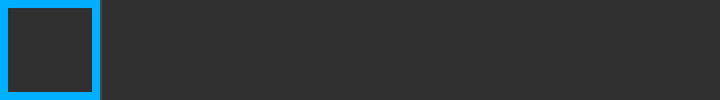
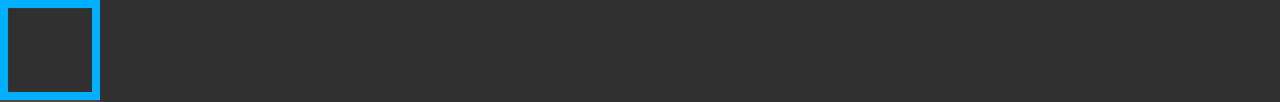

First picture: res/layout/ on a phone held upright. Second picture: the repository's own variant of that layout, on a device whose configuration matches the variant's folder. Source for both follows.
<!-- AndroidManifest.xml: application theme AppTheme -->
<!-- res/layout/avatar_creating_face_parts_list_item.xml -->
<?xml version="1.0" encoding="utf-8"?>
<LinearLayout xmlns:android="http://schemas.android.com/apk/res/android"
    android:layout_width="wrap_content"
    android:layout_height="wrap_content"
    android:orientation="horizontal" >

    <FrameLayout
        android:id="@+id/avatar_creating_face_parts_list_item_panel"
        android:layout_width="50dp"
        android:layout_height="50dp"
        android:clickable="true" >

        <ImageView
            android:id="@+id/avatar_creating_face_parts_list_item_imageView"
            android:layout_width="match_parent"
            android:layout_height="match_parent"
            android:padding="4dp" />

        <View
            android:id="@+id/avatar_creating_face_parts_list_item_border"
            android:layout_width="match_parent"
            android:layout_height="match_parent"
            android:background="@drawable/avatar_creating_part_border" />
    </FrameLayout>

    <View
        android:id="@+id/avatar_creating_face_parts_list_item_divider"
        style="@style/AvatarCreatingPartsViewDivider"
        android:layout_height="match_parent" />

</LinearLayout>
<!-- resources referenced by this layout -->
<resources>
  <!-- drawable avatar_creating_part_border (drawable) -->
  <?xml version="1.0" encoding="utf-8"?>
  <shape xmlns:android="http://schemas.android.com/apk/res/android"
      android:shape="rectangle" >
  
      <solid android:color="@android:color/transparent" />
  
      <stroke
          android:width="4dp"
          android:color="@color/avatar_creating_part_border_selected" />
  
      <corners android:radius="0dp" />
  
  </shape>
  <style name="AvatarCreatingPartsViewDivider">
          <item name="android:background">@color/divider</item>
          <item name="android:layout_height">1dp</item>
          <item name="android:layout_width">1dp</item>
      </style>
  <style name="AppTheme" parent="Theme.AppCompat">
  
          
  
  
          
          <item name="windowNoTitle">true</item>
          
          <item name="windowActionBar">false</item>
          
          
          
          
          
          
          <item name="colorAccent">@color/accent</item>
          
  
          <item name="drawerArrowStyle">@style/DrawerArrowStyle</item>
      </style>
  <color name="avatar_creating_part_border_selected">@color/accent_darker</color>
  <color name="divider">#1FFFFFFF</color>
  <color name="accent">#40C4FF</color>
  <style name="DrawerArrowStyle" parent="Widget.AppCompat.DrawerArrowToggle">
          <item name="spinBars">false</item>
          
      </style>
  <color name="accent_darker">#00B0FF</color>
</resources>
<!-- res/layout-land/avatar_creating_face_parts_list_item.xml (the repository's variant of the layout above) -->
<!-- drawn on the phone turned sideways -->
<?xml version="1.0" encoding="utf-8"?>
<LinearLayout xmlns:android="http://schemas.android.com/apk/res/android"
    android:layout_width="wrap_content"
    android:layout_height="wrap_content"
    android:orientation="vertical" >

    <FrameLayout
        android:id="@+id/avatar_creating_face_parts_list_item_panel"
        android:layout_width="50dp"
        android:layout_height="50dp"
        android:clickable="true">

        <ImageView
            android:id="@+id/avatar_creating_face_parts_list_item_imageView"
            android:layout_width="match_parent"
            android:layout_height="match_parent"
            android:padding="4dp" />

        <View
            android:id="@+id/avatar_creating_face_parts_list_item_border"
            android:layout_width="match_parent"
            android:layout_height="match_parent"
            android:background="@drawable/avatar_creating_part_border" />
    </FrameLayout>

    <View
        android:id="@+id/avatar_creating_face_parts_list_item_divider"
        style="@style/AvatarCreatingPartsViewDivider"
        android:layout_width="match_parent" />

</LinearLayout>
